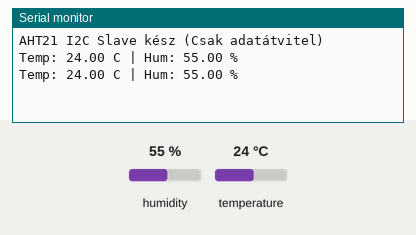
This sketch was run on a simulated Arduino Uno, built with avr-gcc and run on an emulated ATmega328P. Shown: the last lines printed to the serial monitor. Inputs (shaded band) come from the test bench; at power-on: humidity 55 %, temperature 24 °C.

Above: at 4.8 s.
4.9 s: humidity set to 22 %
At 6.7 s:
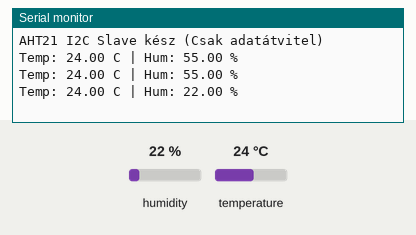
7.9 s: temperature set to 12 °C
At 9.5 s:
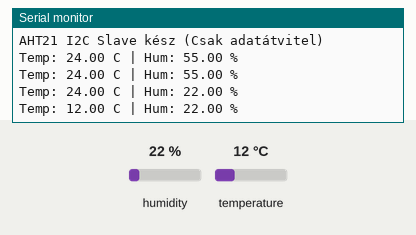
10.9 s: humidity set to 40 %
At 12.5 s:
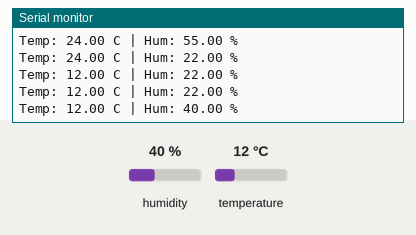
Timing chart, 0 to 14.0 s (numbered marks = the images above; inputs shaded):
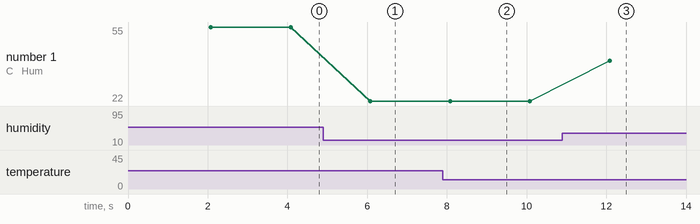

The sketch:

Arduino_AHT21.ino
```cpp
#include <Wire.h>
#include <Adafruit_AHTX0.h>

#define SLAVE_ADDRESS 0x04

Adafruit_AHTX0 aht;

volatile float lastTemp = 0.0;
volatile float lastHum = 0.0;
char dataBuffer[32];

// Időzítéshez szükséges változók
unsigned long lastReadMillis = 0;
const long readInterval = 2000;      // Szenzorolvasás 2 másodpercenként

void setup() {
  Serial.begin(9600);

  // AHT21 inicializálása
  if (!aht.begin()) {
    Serial.println("Hiba: AHT21 nem található!");
    while (1) delay(10);
  }

  // I2C Slave mód beállítása (Raspberry Pi a Master)
  Wire.begin(SLAVE_ADDRESS);
  Wire.onRequest(sendData);

  Serial.println("AHT21 I2C Slave kész (Csak adatátvitel)");
}

void loop() {
  unsigned long currentMillis = millis();

  // Szenzorolvasás readInterval időközönként
  if (currentMillis - lastReadMillis >= readInterval) {
    lastReadMillis = currentMillis;

    sensors_event_t humidity, temp;
    aht.getEvent(&humidity, &temp);

    lastTemp = temp.temperature;
    lastHum = humidity.relative_humidity;

    // Debug adatok a Serial Monitorra
    Serial.print("Temp: "); Serial.print(lastTemp);
    Serial.print(" C | Hum: "); Serial.print(lastHum);
    Serial.println(" %");
  }
}

// Ezt hívja meg a Raspberry Pi, amikor adatot kér
void sendData() {
  char tStr[10];
  char hStr[10];

  // Float adatok stringgé alakítása
  dtostrf(lastTemp, 5, 2, tStr);
  dtostrf(lastHum, 5, 2, hStr);

  // Buffer ürítése és összeállítása: "24.50,55.20"
  memset(dataBuffer, 0, sizeof(dataBuffer));
  sprintf(dataBuffer, "%s,%s", tStr, hStr);

  // Küldés a Pi-nek
  Wire.write(dataBuffer);
}
```

Measured:
- after the input at 4.9 s, the serial monitor: prints a new line after 1.2 s (image 1)
- after the input at 7.9 s, the serial monitor: prints a new line after 0.18 s (image 2)
- after the input at 10.9 s, the serial monitor: prints a new line after 1.2 s (image 3)
- plotted number 1: 55 → 22 after the input at 4.9 s, 22 → 40 after the input at 10.9 s
